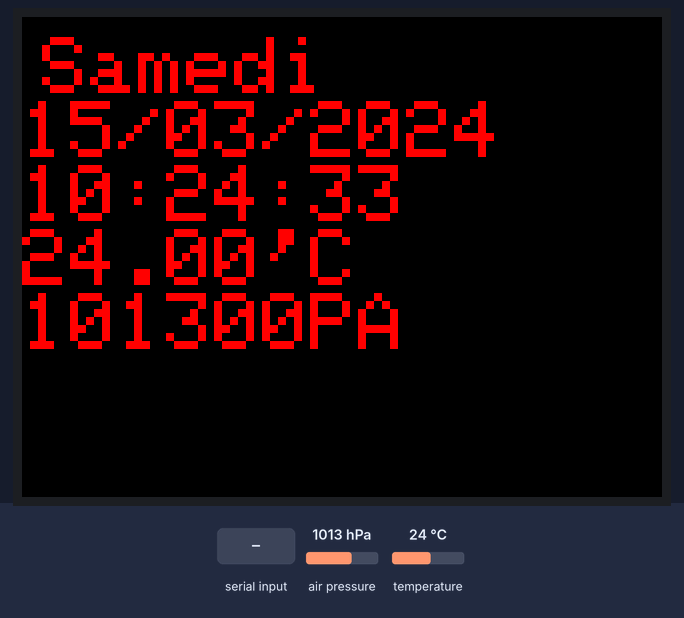
Bench run of a sketch on a simulated Arduino Nano, built with avr-gcc and run on an emulated ATmega328P. On the bench: 320×240 colour display. Wiring (inferred from the names in the program): DS1307 clock at I2C address 0x68. The inputs (shaded band) are chosen by the test bench; at power-on: air pressure 1013 hPa, temperature 24 °C. The local clock reads 2024-03-15 10:24:30 at power-on unless the sketch sets it; what the sketch prints to the serial monitor is not drawn.

Above: at 3.4 s.
4.5 s: byte 84 (84) received over Serial
At 7.4 s:
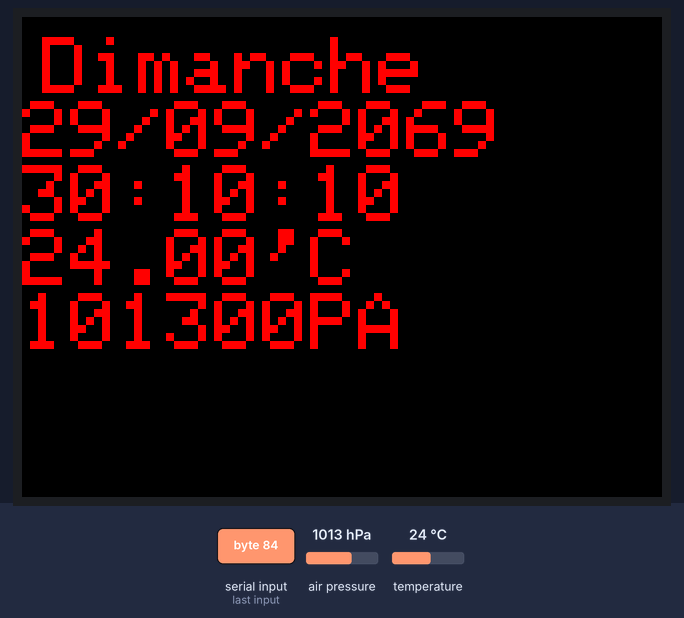
8.5 s: air pressure set to 952 hPa
At 9.6 s:
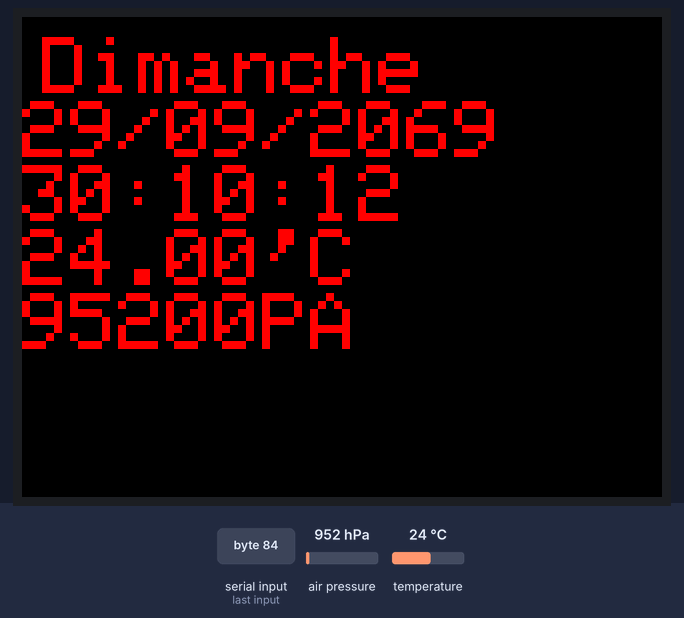
11.3 s: byte 116 (116) received over Serial
At 14.1 s:
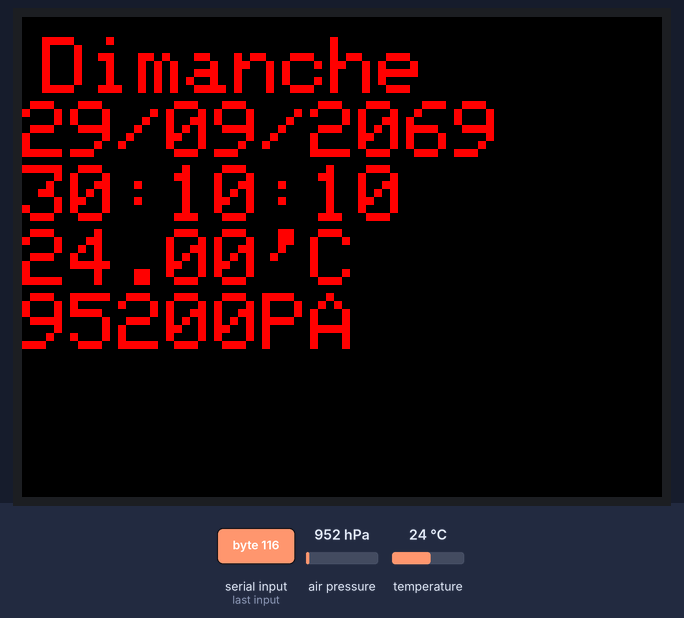
15.3 s: temperature set to 12 °C
At 16.3 s:
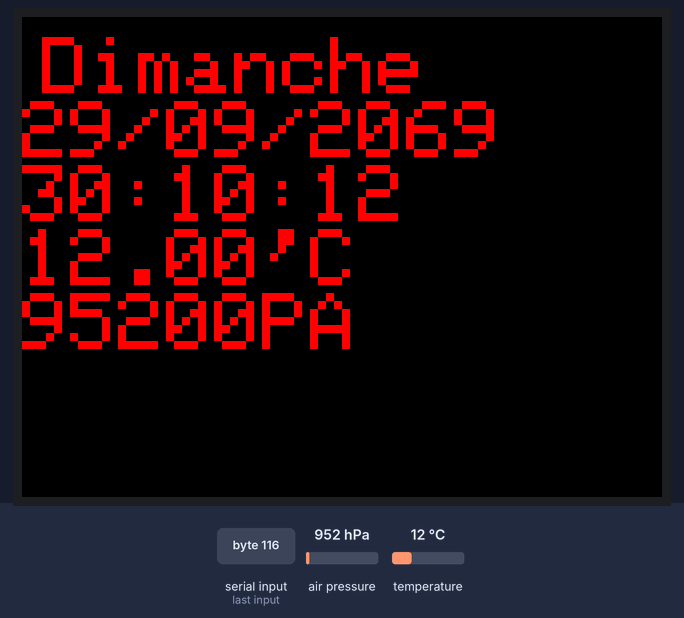
18.0 s: air pressure set to 975 hPa
At 19.4 s:
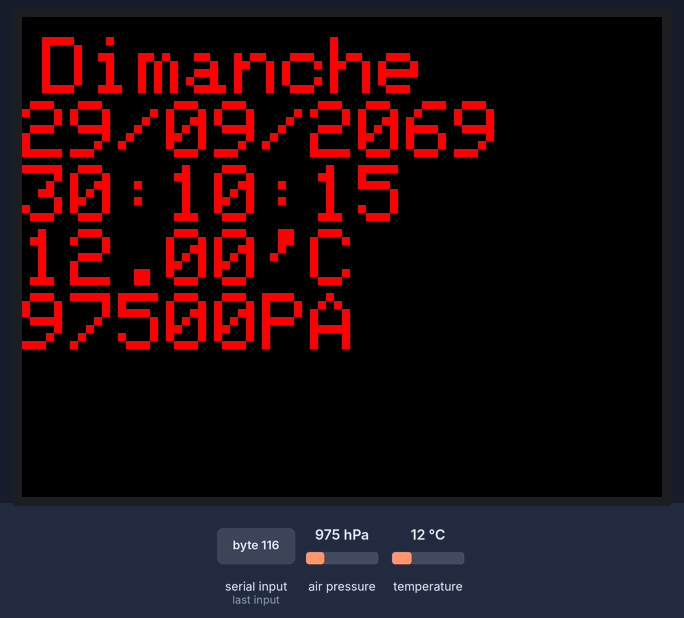
Timing chart, 0 to 21.0 s (numbered marks = the images above; inputs shaded):
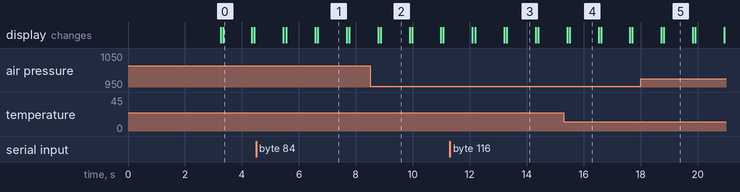

Measured:
- after the input at 4.5 s, the display: first differs from a run without the input after 2.2 s (image 1)
- what the display in image 0 shows lasts 1.1 s, from 3.3 s to 4.4 s

The sketch:

tftclock.ino
```cpp
#include "Wire.h"
#include "Adafruit_BMP085.h"
Adafruit_BMP085 bmp;
#define DS1307_I2C_ADDRESS 0x68  // This is the I2C address
// Arduino version compatibility Pre-Compiler Directives
#if defined(ARDUINO) && ARDUINO >= 100   // Arduino v1.0 and newer
#define I2C_WRITE Wire.write
#define I2C_READ Wire.read
#else                                   // Arduino Prior to v1.0
#define I2C_WRITE Wire.send
#define I2C_READ Wire.receive
#endif
// Global Variables
long w,h;
int command = 0;       // This is the command char, in ascii form, sent from the serial port
int i;
long previousMillis = 0;        // will store last time Temp was updated
byte second, minute, hour, dayOfWeek, dayOfMonth, month, year;
byte test;
byte zero;
long pe;
float temperature;
char  *Day[] = {
  "","Lundi","Mardi","Mercredi","Jeudi","Vendredi","Samedi","Dimanche"};
char  *Mon[] = {
  "","Jan","Fev","Mar","Avr","Mai","Jun","Jul","Aou","Sep","Oct","Nov","Dec"};

// Convert normal decimal numbers to binary coded decimal
byte decToBcd(byte val)
{
  return ( (val/10*16) + (val%10) );
}

// Convert binary coded decimal to normal decimal numbers
byte bcdToDec(byte val)
{
  return ( (val/16*10) + (val%16) );
}

// 1) Sets the date and time on the ds1307
// 2) Starts the clock
// 3) Sets hour mode to 24 hour clock
// Assumes you're passing in valid numbers, Probably need to put in checks for valid numbers.

void setDateDs1307()
{

  second = (byte) ((Serial.read() - 48) * 10 + (Serial.read() - 48)); // Use of (byte) type casting and ascii math to achieve result.
  minute = (byte) ((Serial.read() - 48) *10 +  (Serial.read() - 48));
  hour  = (byte) ((Serial.read() - 48) *10 +  (Serial.read() - 48));
  dayOfWeek = (byte) (Serial.read() - 48);
  dayOfMonth = (byte) ((Serial.read() - 48) *10 +  (Serial.read() - 48));
  month = (byte) ((Serial.read() - 48) *10 +  (Serial.read() - 48));
  year= (byte) ((Serial.read() - 48) *10 +  (Serial.read() - 48));
  Wire.beginTransmission(DS1307_I2C_ADDRESS);
  I2C_WRITE(zero);
  I2C_WRITE(decToBcd(second) & 0x7f);    // 0 to bit 7 starts the clock
  I2C_WRITE(decToBcd(minute));
  I2C_WRITE(decToBcd(hour));      // If you want 12 hour am/pm you need to set
  // bit 6 (also need to change readDateDs1307)
  I2C_WRITE(decToBcd(dayOfWeek));
  I2C_WRITE(decToBcd(dayOfMonth));
  I2C_WRITE(decToBcd(month));
  I2C_WRITE(decToBcd(year));
  Wire.endTransmission();
  temperature = bmp.readTemperature();
  pe = bmp.readPressure();

}

// Gets the date and time from the ds1307 and prints result
void getDateDs1307()
{
  // Reset the register pointer
  Wire.beginTransmission(DS1307_I2C_ADDRESS);
  I2C_WRITE(zero);
  Wire.endTransmission();

  Wire.requestFrom(DS1307_I2C_ADDRESS, 7);

  // A few of these need masks because certain bits are control bits
  second     = bcdToDec(I2C_READ() & 0x7f);
  minute     = bcdToDec(I2C_READ());
  hour       = bcdToDec(I2C_READ() & 0x3f);  // Need to change this if 12 hour am/pm
  dayOfWeek  = bcdToDec(I2C_READ());
  dayOfMonth = bcdToDec(I2C_READ());
  month      = bcdToDec(I2C_READ());
  year       = bcdToDec(I2C_READ());

  if (hour < 10)
    Serial.print("0");
  Serial.print(hour, DEC);
  Serial.print(":");
  if (minute < 10)
    Serial.print("0");
  Serial.print(minute, DEC);
  Serial.print(":");
  if (second < 10)
    Serial.print("0");
  Serial.print(second, DEC);
  Serial.print(" ");
  Serial.print(Day[dayOfWeek]);
  Serial.print(", ");
  Serial.print(dayOfMonth, DEC);
  Serial.print(" ");
  Serial.print(Mon[month]);
  Serial.print(" 20");
  if (year < 10)
    Serial.print("0");
  Serial.println(year, DEC);
  //Ajout de la pression et temperature
  Serial.print("Temperature = ");
  Serial.print(bmp.readTemperature());
  Serial.println(" *C");

  Serial.print("Pressure = ");
  Serial.print(bmp.readPressure());
  Serial.println(" Pa");

  // Calculate altitude assuming 'standard' barometric
  // pressure of 1013.25 millibar = 101325 Pascal
  Serial.print("Altitude = ");
  Serial.print(bmp.readAltitude());
  Serial.println(" meters");

}
// IMPORTANT: Adafruit_TFTLCD LIBRARY MUST BE SPECIFICALLY
// CONFIGURED FOR EITHER THE TFT SHIELD OR THE BREAKOUT BOARD.
// SEE RELEVANT COMMENTS IN Adafruit_TFTLCD.h FOR SETUP.

#include <Adafruit_GFX.h>    // Core graphics library
#include <Adafruit_TFTLCD.h> // Hardware-specific library

// The control pins for the LCD can be assigned to any digital or
// analog pins...but we'll use the analog pins as this allows us to
// double up the pins with the touch screen (see the TFT paint example).
#define LCD_CS A3 // Chip Select goes to Analog 3
#define LCD_CD A2 // Command/Data goes to Analog 2
#define LCD_WR A1 // LCD Write goes to Analog 1
#define LCD_RD A0 // LCD Read goes to Analog 0

#define LCD_RESET A6 // defaut A4 mais bloque le I2C Can alternately just connect to Arduino's reset pin

// Assign human-readable names to some common 16-bit color values:
#define	BLACK   0x0000
#define	BLUE    0x001F
#define	RED     0xF800
#define	GREEN   0x07E0
#define CYAN    0x07FF
#define MAGENTA 0xF81F
#define YELLOW  0xFFE0
#define WHITE   0xFFFF

long compt = 0;

Adafruit_TFTLCD tft(LCD_CS, LCD_CD, LCD_WR, LCD_RD, LCD_RESET);
// If using the shield, all control and data lines are fixed, and
// a simpler declaration can optionally be used:
// Adafruit_TFTLCD tft;
void setup(void) {
  Wire.begin();
  zero=0x00;
  Serial.begin(57600);
  bmp.begin();

  w = tft.width();
  h = tft.height();
  uint16_t identifier = tft.readID();

  tft.begin(identifier);
  tft.setRotation(3);
  tft.fillScreen(BLACK);
  tft.setTextColor(GREEN);
  tft.setTextSize(2);
  tft.setCursor(10, 80);
  tft.print("Ecran de type :");
  tft.println(identifier);
  tft.println("Demarrage de l'application");
  delay(3000);
}


void loop(void) {
  getDateDs1307();

  temperature = bmp.readTemperature();
  pe = bmp.readPressure();

  tft.fillScreen(BLACK);
  tft.setCursor(10, 10);
  tft.setTextColor(RED);
  tft.setTextSize(4);
  tft.println(Day[dayOfWeek]);
  if (dayOfMonth < 10)
    tft.print(" ");
  tft.print(dayOfMonth);
  tft.print("/");
  if (month < 10)
    tft.print("0");
  tft.print(month);
  tft.print("/");
  if (year < 10)
    tft.print("0");
  tft.print("20");
  tft.println(year);
  if (hour < 10)
    tft.print("0");
  tft.print(hour);
  tft.print(":");
  if (minute < 10)
    tft.print("0");
  tft.print(minute);
  tft.print(":");
  if (second < 10)
    tft.print("0");
  tft.println(second);
  tft.print(temperature);
  tft.println("'C");
  tft.print(pe);
  tft.println("PA");


  if (Serial.available()) {      // Look for char in serial que and process if found
    command = Serial.read();
    if (command == 84 || command == 116) {      //If command = "Tt" Set Date
      setDateDs1307();
      getDateDs1307();
      Serial.println(" ");
    }
    else if (command == 82 || command == 114) {      //If command = "Rr" Read Date ... BBR
      getDateDs1307();
      Serial.println(" ");
    }
    Serial.print("Command: ");
    Serial.println(command);     // Echo command CHAR in ascii that was sent
  }
  command = 0;                 // reset command
  delay(1000);
}
```
